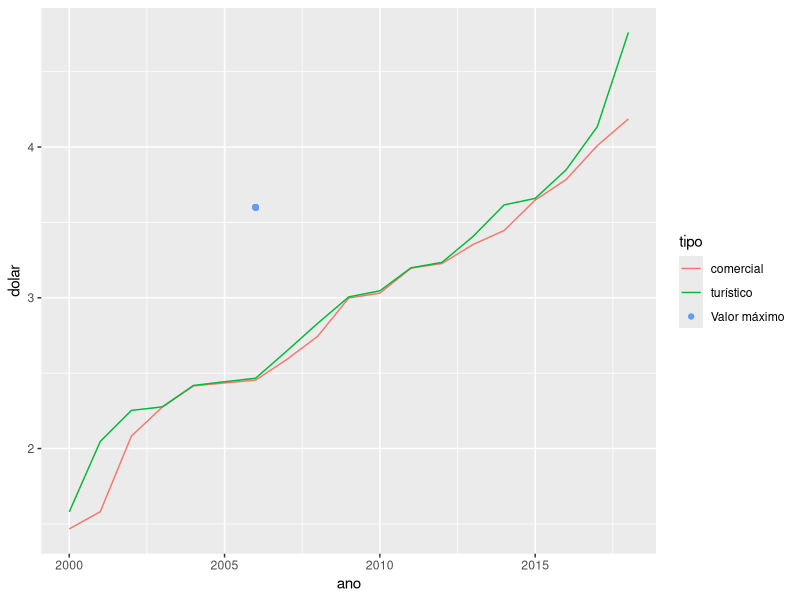
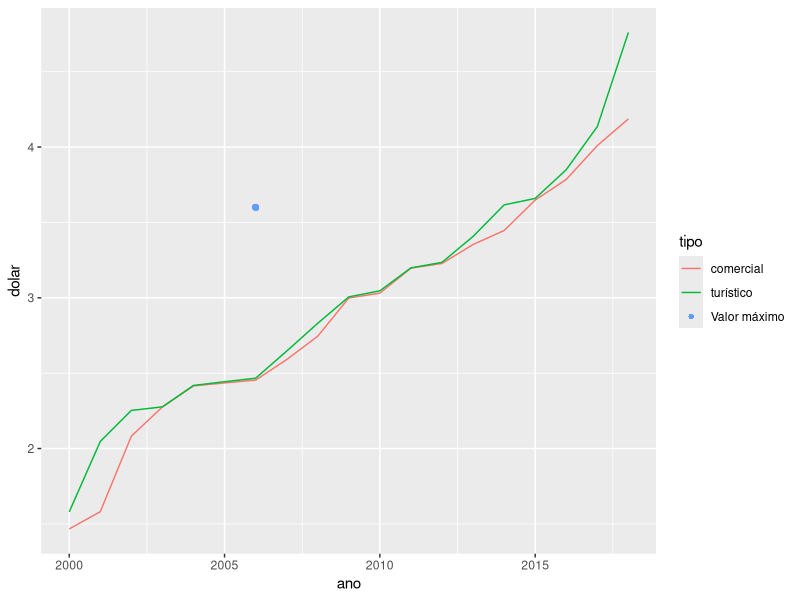

Reproduce these figures in R, in order.
## ---- chunk 1
# criar data.frame
df <-
  data.frame(ano = rep(2000:2018, each=2),
             dolar = sort(rnorm(1:38, 3, .6)),
             tipo = c("comercial", "turístico"))

str(df)
## ---- chunk 2
library(ggplot2)
## ---- chunk 3
p1 <- ggplot(df) +
  geom_line(aes(x = ano, y = dolar, colour = tipo)) +
  geom_point(aes(x = 2006, y = 3.6, colour = "Valor máximo"))

p1
## ---- chunk 4
p1 +
  guides(color = guide_legend(
    override.aes = list(pch=c(NA, NA, 16), linetype=c(1,1,0))
    ))
